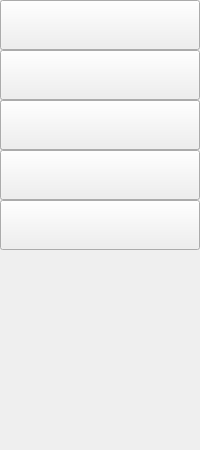
               <widget class="QWidget" name="page_components">
                <property name="sizePolicy">
                 <sizepolicy hsizetype="Ignored" vsizetype="Preferred">
                  <horstretch>0</horstretch>
                  <verstretch>0</verstretch>
                 </sizepolicy>
                </property>
                <property name="accessibleName">
                 <string>page_components</string>
                </property>
                <layout class="QVBoxLayout" name="verticalLayout_11">
                 <property name="spacing">
                  <number>0</number>
                 </property>
                 <property name="sizeConstraint">
                  <enum>QLayout::SetDefaultConstraint</enum>
                 </property>
                 <property name="leftMargin">
                  <number>0</number>
                 </property>
                 <property name="topMargin">
                  <number>0</number>
                 </property>
                 <property name="rightMargin">
                  <number>0</number>
                 </property>
                 <property name="bottomMargin">
                  <number>0</number>
                 </property>
                 <item>
                  <widget class="QPushButton" name="btn_resistor">
                   <property name="sizePolicy">
                    <sizepolicy hsizetype="Ignored" vsizetype="Fixed">
                     <horstretch>0</horstretch>
                     <verstretch>0</verstretch>
                    </sizepolicy>
                   </property>
                   <property name="minimumSize">
                    <size>
                     <width>0</width>
                     <height>50</height>
                    </size>
                   </property>
                   <property name="maximumSize">
                    <size>
                     <width>16777215</width>
                     <height>50</height>
                    </size>
                   </property>
                   <property name="text">
                    <string/>
                   </property>
                   <property name="icon">
                    <iconset>
                     <normaloff>../../../Circuit-Board-Designer/src/img/resistor.png</normaloff>../../../Circuit-Board-Designer/src/img/resistor.png</iconset>
                   </property>
                   <property name="iconSize">
                    <size>
                     <width>50</width>
                     <height>50</height>
                    </size>
                   </property>
                  </widget>
                 </item>
                 <item>
                  <widget class="QPushButton" name="btn_diode">
                   <property name="sizePolicy">
                    <sizepolicy hsizetype="Ignored" vsizetype="Fixed">
                     <horstretch>0</horstretch>
                     <verstretch>0</verstretch>
                    </sizepolicy>
                   </property>
                   <property name="minimumSize">
                    <size>
                     <width>0</width>
                     <height>50</height>
                    </size>
                   </property>
                   <property name="maximumSize">
                    <size>
                     <width>16777215</width>
                     <height>50</height>
                    </size>
                   </property>
                   <property name="text">
                    <string/>
                   </property>
                   <property name="icon">
                    <iconset>
                     <normaloff>../../../Circuit-Board-Designer/src/img/Diode.png</normaloff>../../../Circuit-Board-Designer/src/img/Diode.png</iconset>
                   </property>
                   <property name="iconSize">
                    <size>
                     <width>50</width>
                     <height>50</height>
                    </size>
                   </property>
                  </widget>
                 </item>
                 <item>
                  <widget class="QPushButton" name="btn_capacitor">
                   <property name="enabled">
                    <bool>true</bool>
                   </property>
                   <property name="sizePolicy">
                    <sizepolicy hsizetype="Ignored" vsizetype="Ignored">
                     <horstretch>0</horstretch>
                     <verstretch>0</verstretch>
                    </sizepolicy>
                   </property>
                   <property name="minimumSize">
                    <size>
                     <width>0</width>
                     <height>50</height>
                    </size>
                   </property>
                   <property name="maximumSize">
                    <size>
                     <width>16777215</width>
                     <height>50</height>
                    </size>
                   </property>
                   <property name="text">
                    <string/>
                   </property>
                   <property name="icon">
                    <iconset>
                     <normaloff>../../../Circuit-Board-Designer/src/img/Capacitor.png</normaloff>../../../Circuit-Board-Designer/src/img/Capacitor.png</iconset>
                   </property>
                   <property name="iconSize">
                    <size>
                     <width>50</width>
                     <height>50</height>
                    </size>
                   </property>
                  </widget>
                 </item>
                 <item>
                  <widget class="QPushButton" name="btn_led">
                   <property name="sizePolicy">
                    <sizepolicy hsizetype="Ignored" vsizetype="Fixed">
                     <horstretch>0</horstretch>
                     <verstretch>0</verstretch>
                    </sizepolicy>
                   </property>
                   <property name="minimumSize">
                    <size>
                     <width>0</width>
                     <height>50</height>
                    </size>
                   </property>
                   <property name="maximumSize">
                    <size>
                     <width>16777215</width>
                     <height>50</height>
                    </size>
                   </property>
                   <property name="text">
                    <string/>
                   </property>
                   <property name="icon">
                    <iconset>
                     <normaloff>../../../Circuit-Board-Designer/src/img/Led.png</normaloff>../../../Circuit-Board-Designer/src/img/Led.png</iconset>
                   </property>
                   <property name="iconSize">
                    <size>
                     <width>50</width>
                     <height>50</height>
                    </size>
                   </property>
                  </widget>
                 </item>
                 <item>
                  <widget class="QPushButton" name="btn_inductor">
                   <property name="sizePolicy">
                    <sizepolicy hsizetype="Ignored" vsizetype="Fixed">
                     <horstretch>0</horstretch>
                     <verstretch>0</verstretch>
                    </sizepolicy>
                   </property>
                   <property name="minimumSize">
                    <size>
                     <width>0</width>
                     <height>50</height>
                    </size>
                   </property>
                   <property name="maximumSize">
                    <size>
                     <width>16777215</width>
                     <height>50</height>
                    </size>
                   </property>
                   <property name="text">
                    <string/>
                   </property>
                   <property name="icon">
                    <iconset>
                     <normaloff>../../../Circuit-Board-Designer/src/img/Inductor.png</normaloff>../../../Circuit-Board-Designer/src/img/Inductor.png</iconset>
                   </property>
                   <property name="iconSize">
                    <size>
                     <width>50</width>
                     <height>50</height>
                    </size>
                   </property>
                  </widget>
                 </item>
                 <item>
                  <widget class="QPushButton" name="btn_switch">
                   <property name="sizePolicy">
                    <sizepolicy hsizetype="Ignored" vsizetype="Fixed">
                     <horstretch>0</horstretch>
                     <verstretch>0</verstretch>
                    </sizepolicy>
                   </property>
                   <property name="minimumSize">
                    <size>
                     <width>0</width>
                     <height>50</height>
                    </size>
                   </property>
                   <property name="maximumSize">
                    <size>
                     <width>16777215</width>
                     <height>50</height>
                    </size>
                   </property>
                   <property name="text">
                    <string/>
                   </property>
                   <property name="icon">
                    <iconset>
                     <normaloff>../../../Circuit-Board-Designer/src/img/Switch.png</normaloff>../../../Circuit-Board-Designer/src/img/Switch.png</iconset>
                   </property>
                   <property name="iconSize">
                    <size>
                     <width>50</width>
                     <height>50</height>
                    </size>
                   </property>
                  </widget>
                 </item>
                 <item>
                  <widget class="QPushButton" name="btn_voltage">
                   <property name="sizePolicy">
                    <sizepolicy hsizetype="Ignored" vsizetype="Fixed">
                     <horstretch>0</horstretch>
                     <verstretch>0</verstretch>
                    </sizepolicy>
                   </property>
                   <property name="minimumSize">
                    <size>
                     <width>0</width>
                     <height>50</height>
                    </size>
                   </property>
                   <property name="maximumSize">
                    <size>
                     <width>16777215</width>
                     <height>50</height>
                    </size>
                   </property>
                   <property name="styleSheet">
                    <string notr="true">border: none;</string>
                   </property>
                   <property name="text">
                    <string/>
                   </property>
                   <property name="icon">
                    <iconset>
                     <normaloff>../../../Circuit-Board-Designer/src/img/VoltageSource.png</normaloff>../../../Circuit-Board-Designer/src/img/VoltageSource.png</iconset>
                   </property>
                   <property name="iconSize">
                    <size>
                     <width>50</width>
                     <height>50</height>
                    </size>
                   </property>
                  </widget>
                 </item>
                 <item>
                  <spacer name="verticalSpacer_2">
                   <property name="orientation">
                    <enum>Qt::Vertical</enum>
                   </property>
                   <property name="sizeType">
                    <enum>QSizePolicy::Maximum</enum>
                   </property>
                   <property name="sizeHint" stdset="0">
                    <size>
                     <width>20</width>
                     <height>150</height>
                    </size>
                   </property>
                  </spacer>
                 </item>
                </layout>
               </widget>
